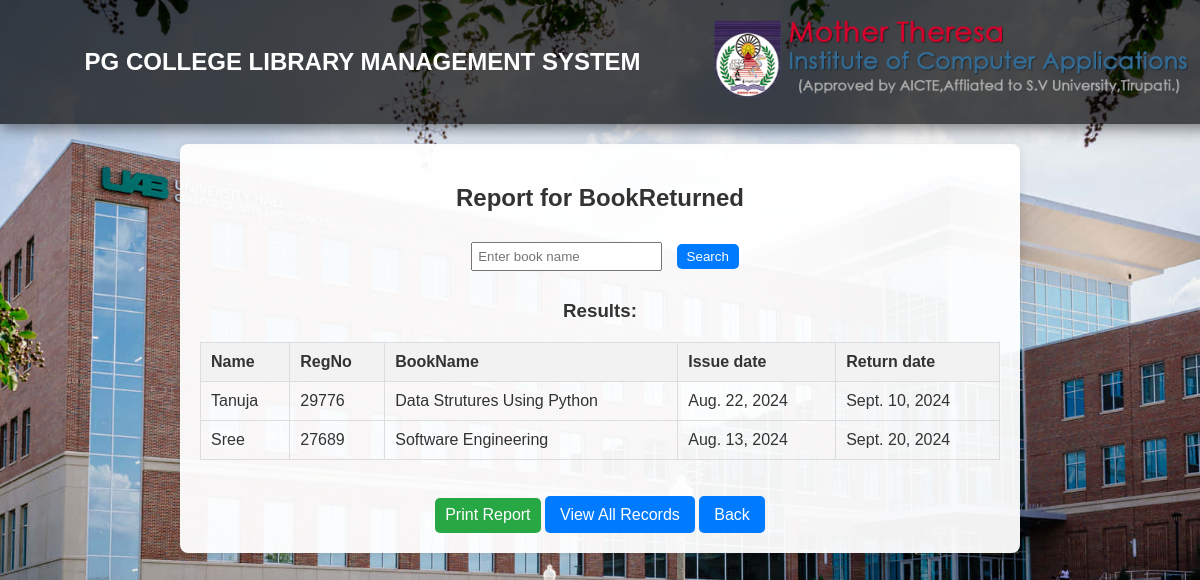
The page /booksreturn/report/ on the database its author committed.
### app1/models.py (models this page shows, shortened)
class BookReturned(models.Model):
    name=models.ForeignKey(StudentMaster,on_delete=models.CASCADE)
    b_name=models.ForeignKey(Book,on_delete=models.CASCADE)
    is_date=models.ForeignKey(BookIssued,on_delete=models.CASCADE) ####
    penalty_amount = models.DecimalField(max_digits=6, decimal_places=2, default=0.00)###
    returned_date=models.DateField()

class StudentMaster(models.Model):
    batchNo = models.ForeignKey('BatchMaster', on_delete=models.CASCADE, related_name='students')
    sem = models.ForeignKey('SemesterMaster', on_delete=models.CASCADE, related_name='students')
    studentRegNo = models.CharField(max_length=10, validators=[integer_validator])
    studentName = models.CharField(max_length=50, validators=[alpha_validator])
    studentMobile = models.CharField(max_length=10, validators=[integer_validator])
    studentEmail = models.EmailField(max_length=55, unique=True)
    course = models.CharField(max_length=50, choices=COURSE_CHOICES, default=" ")
    class Meta:
        unique_together = ('batchNo', 'sem', 'studentRegNo', 'studentName')

class Book(models.Model):
    bookId=models.IntegerField(unique=True)
    title=models.CharField(max_length=200)
    author=models.CharField(max_length=100)
    publisher=models.CharField(max_length=150)
    edition=models.CharField(max_length=100)
    no_of_book=models.IntegerField()

class BookIssued(models.Model):
    std_Name=models.ForeignKey(StudentMaster,on_delete=models.CASCADE)
    bname=models.ForeignKey(Book,on_delete=models.CASCADE)
    issue_date=models.DateField()

### app1/views.py (the view)
# urls.py: path('booksreturn/report/', views.bookreturn_report, name='bookreturn_report'),
def bookreturn_report(request):
    books = BookReturned.objects.all()  # Default to all staff
    error_message = None
    if request.method == 'POST':
        search_value = request.POST.get('search_value', '').strip()
        if search_value:  # Check if search value is provided
            books = BookReturned.objects.filter(b_name__title__icontains=search_value)
            if not books.exists():  # Check if any staff members were found
                error_message = "No book found with that title."
    return render(request, 'bookreturn_report.html', {'books': books, 'error_message': error_message})

### app1/templates/bookreturn_report.html (shortened to what this page needs)
{% extends "home2.html" %}
{% block content %}
<div style="text-align: center; background-color: rgba(255, 255, 255, 0.95); padding: 20px; border-radius: 8px; box-shadow: 0 2px 10px rgba(0, 0, 0, 0.1); margin: auto; max-width: 800px;">
    <h2>Report for BookReturned </h2>
    <form method="POST" style="margin-bottom: 10px;">
        <input type="text" name="search_value" class="b" placeholder="Enter book name" style="padding: 5px; margin: 10px;">
        <button type="submit" class="b" style="padding: 5px 10px; background-color: #007bff; color: white; border: none; border-radius: 5px;">Search</button>
    </form>
    <h3 class="b">Results:</h3>
    <table style="width: 100%; border-collapse: collapse; margin: 20px 0;text-align: left;">
        <thead>
            <tr style="background-color: #f2f2f2;">
                <th style="padding: 10px; border: 1px solid #ddd;">Name</th>
                <th style="padding: 10px; border: 1px solid #ddd;">RegNo</th>
                <th style="padding: 10px; border: 1px solid #ddd;">BookName</th>
                <th style="padding: 10px; border: 1px solid #ddd;">Issue date</th>
                <th style="padding: 10px; border: 1px solid #ddd;">Return date</th>
            </tr>
        </thead>
        <tbody>
            {% for book in books %}
                <tr>
                <td style="padding: 10px; border: 1px solid #ddd;">{{ book.name.studentName }}</td>
                <td style="padding: 10px; border: 1px solid #ddd;">{{ book.name.studentRegNo }}</td>
                <td style="padding: 10px; border: 1px solid #ddd;">{{ book.b_name.title }}</td>
                <td style="padding: 10px; border: 1px solid #ddd;">{{ book.is_date.issue_date }}</td>
                <td style="padding: 10px; border: 1px solid #ddd;">{{ book.returned_date }}</td>
                </tr>
            {% empty %}
                <tr>
                    <td colspan="5" style="border: 1px solid #ddd; padding: 8px; text-align: center;">No book found.</td>
                </tr>
            {% endfor %}
        </tbody>
    </table>
    <br>
    <button onclick="window.print();" class="b" style="padding: 5px 10px; font-size:16px;height:35px; background-color: #28a745; color: white; border: none; border-radius: 5px;">Print Report</button>
    <a href="{% url 'bookreturn_report' %}"  class="b" style="padding: 10px 15px; background-color: #007bff; color: white; border-radius: 5px; text-decoration: none;">View All Records</a>
    <a href="{% url 'home' %}" class="b" style="padding: 10px 15px; background-color: #007bff; color: white; border-radius: 5px; text-decoration: none;">Back</a>
</div>
{% endblock %}

### rows shown on the page
BookReturned: name.studentName "Tanuja", name.studentRegNo "29776", b_name "Data Strutures Using Python", is_date.issue_date "Aug. 22, 2024", returned_date "Sept. 10, 2024"
BookReturned: name.studentName "Sree", name.studentRegNo "27689", b_name "Software Engineering", is_date.issue_date "Aug. 13, 2024", returned_date "Sept. 20, 2024"
